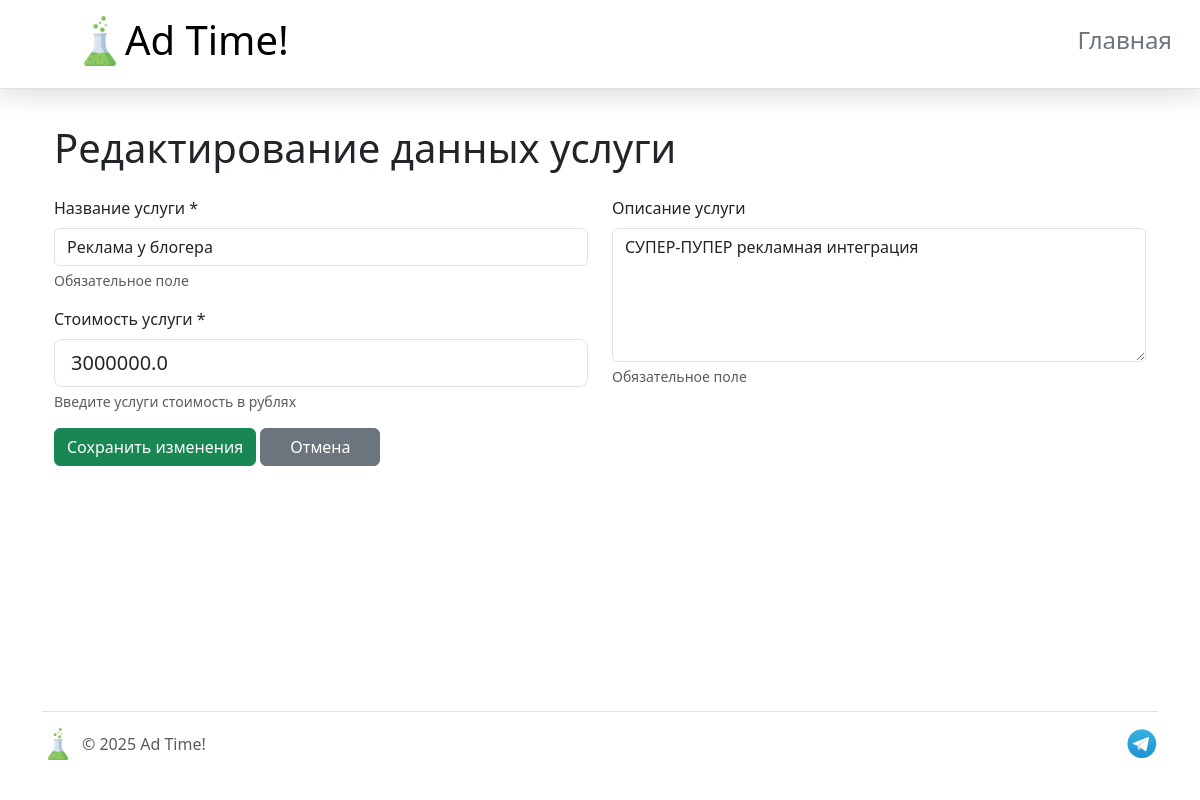
Screenshot of /update-service/1 with the database file from the repository.
### models.py (models this page shows)
class Service(db.Model):
    __tablename__ = 'services'
    id = db.Column(db.Integer, primary_key=True)
    service_name = db.Column(db.String(125), nullable=False)
    description = db.Column(db.Text(1000))
    price = db.Column(db.Float(), nullable=False, default='0')

### app.py (the view, shortened to what this page needs)
@app.route('/update-service/<int:service_id>', methods=['GET', 'POST'])
def update_service(service_id):
    service = Service.query.get_or_404(service_id)
    app.logger.info("Service edit page loaded")
    return render_template('update_service.html', service=service)

### templates/update_service.html (shortened to what this page needs)
{% extends "base.html" %}
{% block content %}
<div class="container mt-4">
    <h1 class="mb-4">Редактирование данных услуги</h1>
    <form method="POST">
        <div class="row">
            <div class="col-md-6">
                <div class="mb-3">
                    <label for="service_name" class="form-label">Название услуги *</label>
                    <input type="text" class="form-control" id="service_name" name="service_name" value="{{ service.service_name }}" required placeholder="Введите название">
                    <div class="form-text">Обязательное поле</div>
                </div>
                <div class="mb-3">
                    <label for="price" class="form-label">Стоимость услуги *</label>
                    <input type="number" class="form-control form-control-lg" id="price" name="price"
                           value="{{ service.price }}" required min="0" step="0.01" placeholder="0.00">
                    <div class="form-text">Введите услуги стоимость в рублях</div>
                </div>
                <div class="mb-3">
                    <button type="submit" class="btn btn-success">Сохранить изменения</button>
                    <a href="{{ url_for('list_services') }}" class="btn btn-secondary">Отмена</a>
                </div>
            </div>
            <div class="col-md-6">
                <div class="mb-3">
                    <label for="description" class="form-label">Описание услуги</label>
                    <textarea class="form-control" id="description" name="description" rows="5" maxlength="1000" required placeholder="Введите описание">{{ service.description }}</textarea>
                    <div class="form-text">Обязательное поле</div>
                </div>
            </div>
        </div>
    </form>
</div>
{% endblock %}

### static/css/main.css (style rules this page uses)
body { margin: 0; padding: 0; }
.btn { margin-bottom: 16px; }
.btn { padding: 8px 16px; font-size: 1rem; min-width: 120px; }

### rows the page displays
Service: service_name "Реклама у блогера", price "3000000.0", description "СУПЕР-ПУПЕР рекламная интеграция"
